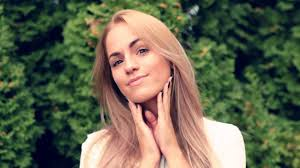
#> input picture WEEK3/2/Màu nổi bật với KMeans/data/image/human3.jfif, 300 x 168 px; its folder holds 5 pictures in this run
$ jupyter execute --allow-errors dat_dominant_color.ipynb   (shell and % lines are left out)
#> lines starting #> are read from the running program, lines starting #| are printed output that depends on the picture
[cell 1]
import numpy as np
import cv2
from sklearn.cluster import KMeans
import matplotlib.pyplot as plt
import pandas as pd
import os
from yellowbrick.cluster import KElbowVisualizer

[cell 2]
folder_dir = "data/image"

print("My image: {} images".format(len(os.listdir(folder_dir))))
os.listdir(folder_dir)

[cell 3]
image = cv2.imread(os.path.join(folder_dir, "human3.jfif")) # BGR
#> image is the input picture: shape (168, 300, 3); mean B, G, R 80.4, 102.1, 100.7
image = cv2.cvtColor(image, cv2.COLOR_BGR2RGB) # convert to RGB
print(image.shape)
#| (168, 300, 3)
plt.imshow(image)
plt.grid(False)
plt.show()

[cell 4]
image

[cell 5]
px_image=image.reshape(-1,3).astype(np.float32)
px_image.shape
table = pd.DataFrame(px_image, columns=["red","green","blue"])
#> table = table of 50400 rows and 3 columns
px_image = px_image/255.0
table.head(10)
#> Out = table of 10 rows and 3 columns

[cell 6]
model = KMeans()
#> (the rest of this cell did not finish here and is left out)

[cell 7]
n_clusters = 3
kmean = KMeans(n_clusters=n_clusters).fit(px_image)
result = kmean.labels_.reshape(image.shape[0], image.shape[1])
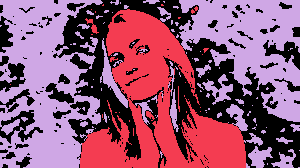
#> result: shape (168, 300) int32; 3 distinct labels, from 0 to 2; one colour per label, 0 black
plt.imshow(result)
plt.grid(False)
plt.show()

[cell 8]
dominant_colors = []

for cluster_center in kmean.cluster_centers_:
    red_scaled, green_scaled, blue_scaled = cluster_center

    dominant_colors.append((
        red_scaled,
        green_scaled,
        blue_scaled
    ))
#> this loop made 3 passes
#> (red_scaled, green_scaled, blue_scaled) on passes 1 to 3: (0.397, 0.432, 0.291), (0.914, 0.738, 0.655), (0.106, 0.189, 0.147)
#> after the loop, dominant_colors = [(0.397, 0.432, 0.291), (0.914, 0.738, 0.655), (0.106, 0.189, 0.147)]

# Display colors of cluster centers
plt.imshow([dominant_colors])
plt.grid(False)
plt.show()
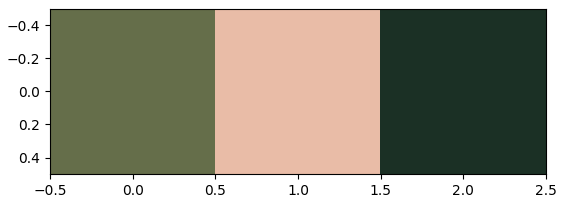
#> figure drawn by matplotlib, 1 panel
dominant_colors
#> Out has the same summary as dominant_colors
